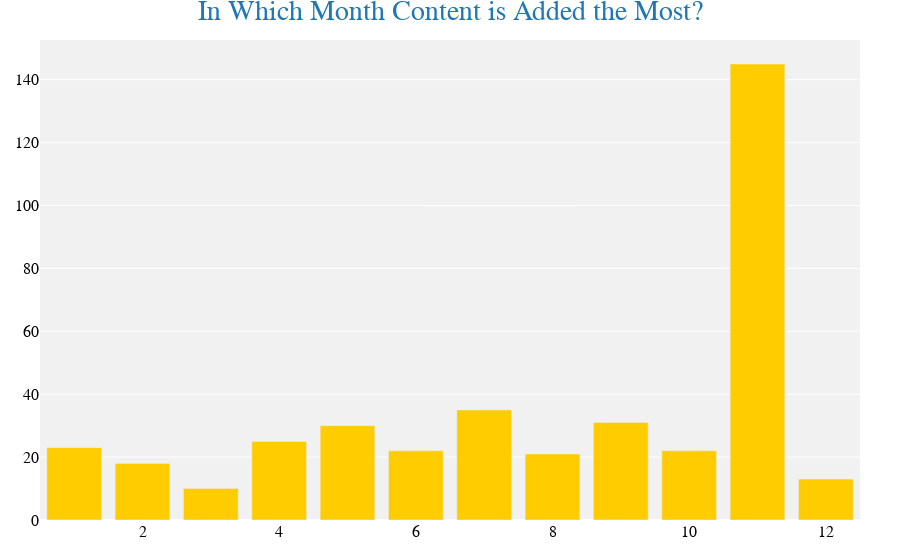

Notebook source saved alongside this figure:
### Code cell
d1 = df[df["type"] == "TV Show"]

col = 'month_added'

vc1 = d1[col].value_counts().reset_index()
vc1 = vc1.rename(columns={col: "month_added", "index": col})
vc1['percent'] = vc1['count'].apply(lambda x: 100 * x / sum(vc1['count']))
vc1 = vc1.sort_values(col)

trace1 = go.Bar(x=vc1[col], y=vc1["count"], name="TV Shows", marker=dict(color="#ffcc00"))

layout = go.Layout(
    title="In Which Month Content is Added the Most?",  
    title_font=dict(size=28, color="#1f77b4", family="Comic Sans MS, Arial, sans-serif"), 
    title_x=0.5, 
    height=400,
    plot_bgcolor="#f1f1f1",  
    paper_bgcolor="#ffffff", 
    font=dict(color="black", size=16, family="Comic Sans MS, Arial, sans-serif"),  
    legend=dict(x=0.1, y=1.1, orientation="h", font=dict(size=14, color="black")), 
    margin=dict(t=40, b=40, l=40, r=40), 
)

data = [trace1]
fig = go.Figure(data, layout=layout)
fig.show()

### Figure 1 — Plotly figure (JSON) as saved in the notebook; plotly's stock layout.template omitted (floating-point values rounded to 4 significant figures)
{"data": [{"marker": {"color": "#ffcc00"}, "name": "TV Shows", "type": "bar", "x": [1, 2, 3, 4, 5, 6, 7, 8, 9, 10, 11, 12], "y": [23, 18, 10, 25, 30, 22, 35, 21, 31, 22, 145, 13]}], "layout": {"autosize": true, "font": {"color": "black", "family": "Comic Sans MS, Arial, sans-serif", "size": 16}, "legend": {"font": {"color": "black", "size": 14}, "orientation": "h", "x": 0.1, "y": 1.1}, "margin": {"b": 40, "l": 40, "r": 40, "t": 40}, "paper_bgcolor": "#ffffff", "plot_bgcolor": "#f1f1f1", "title": {"font": {"color": "#1f77b4", "family": "Comic Sans MS, Arial, sans-serif", "size": 28}, "text": "In Which Month Content is Added the Most?", "x": 0.5}, "xaxis": {"autorange": true, "range": [0.5, 12.5], "type": "linear"}, "yaxis": {"autorange": true, "range": [0, 152.6], "type": "linear"}}}
